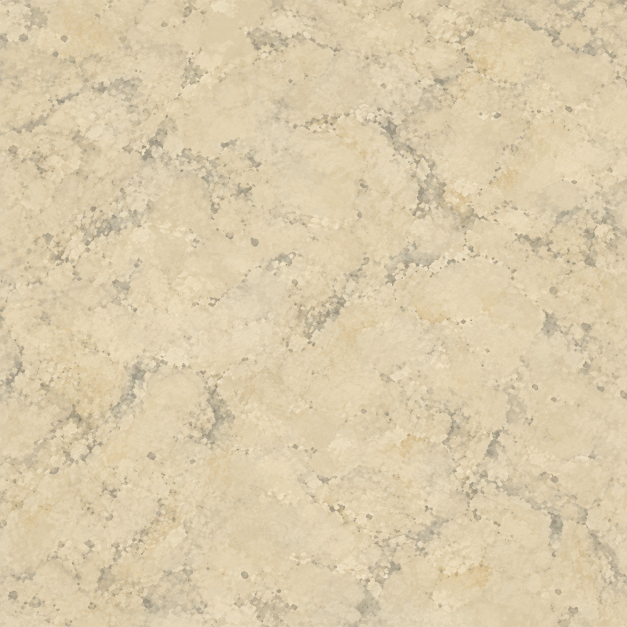
#> input picture docs/2d-first-pieces/board-art/source/light-stone.png, 1254 x 1254 px (shown at 1/2 size); its folder holds 2 pictures in this run
$ python compose-board.py
#> lines starting #> are read from the running program, lines starting #| are printed output that depends on the picture; after the words box and inside, x2 and y2 are one past the last pixel; in counts of white or black regions, pixels touching at a corner belong together
"""Compose the painted stone board from the two generated stone textures.

Inspired by the centre 2x2 (capital) of the original King Down board, without its gold: cream
limestone and charcoal slate squares with chamfered corners, a thin red-brown outline, a soft
painted bevel and dark grout. The grid is exact because each square is cut from the textures
here, not drawn by the image model. Deterministic (fixed seed).

    python3 docs/2d-first-pieces/board-art/compose-board.py
"""
from pathlib import Path
import random
import numpy as np
from PIL import Image, ImageDraw

here = Path(__file__).parent
BOARD, N = 1024, 8
T = BOARD // N            # 128 px per square
GAP = 4                   # grout between squares
INNER = T - GAP
CHAMFER = 9               # corner cut, as on the reference tiles
CROP = 330                # texture pixels per square: keeps the veins at the reference's scale
GROUT = (35, 28, 24)
OUTLINE = (74, 42, 32, 170)

stones = {kind: Image.open(here / f'source/{kind}-stone.png').convert('RGB') for kind in ('light', 'dark')}
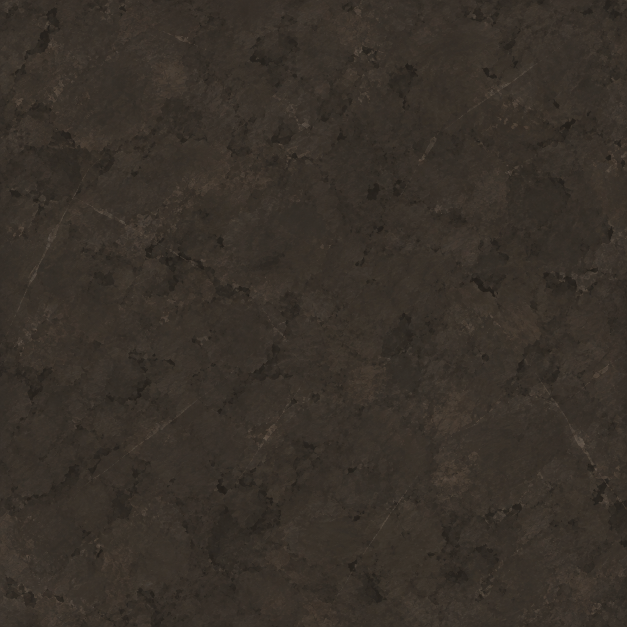
#> input picture docs/2d-first-pieces/board-art/source/dark-stone.png, 1254 x 1254 px (shown at 1/2 size)
#> stones = 2 items

def grain_pixels(tile, contrast=0.75):
    # Keep each full-size crop's mean, so nearby tiles keep their own colours.
    pixels = np.asarray(tile, np.float64)
    mean = pixels.mean(axis=(0, 1), keepdims=True)
    return mean + contrast * (pixels - mean)

def chamfer_polygon(size, cut):
    return [(cut, 0), (size - 1 - cut, 0), (size - 1, cut), (size - 1, size - 1 - cut),
            (size - 1 - cut, size - 1), (cut, size - 1), (0, size - 1 - cut), (0, cut)]

mask = Image.new('L', (INNER, INNER), 0)
#> mask: PIL image 124x124 L; every value is 0
ImageDraw.Draw(mask).polygon(chamfer_polygon(INNER, CHAMFER), fill=255)
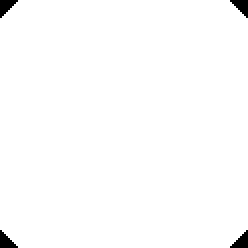
#> mask: PIL image 124x124 L (shown 2 times larger); 98.8% white; 4 black regions, box (x1, y1, x2, y2) and area: (0, 0, 9, 9) 45, (115, 0, 124, 9) 45, (0, 115, 9, 124) 45, (115, 115, 124, 124) 45
# Painted bevel: light along the top and left edges, shade along the bottom and right.
y, x = np.mgrid[0:INNER, 0:INNER].astype(np.float32)
edge = 7.0
light = np.clip(1 - np.minimum(x, y) / edge, 0, 1)
shade = np.clip(1 - np.minimum(INNER - 1 - x, INNER - 1 - y) / edge, 0, 1)
bevel = (1 + 0.16 * light - 0.22 * shade)[..., None]

def compose_board(contrast=0.75):
#> called with contrast = 0.75
    rng = random.Random(1)
    board = Image.new('RGB', (BOARD, BOARD), GROUT)
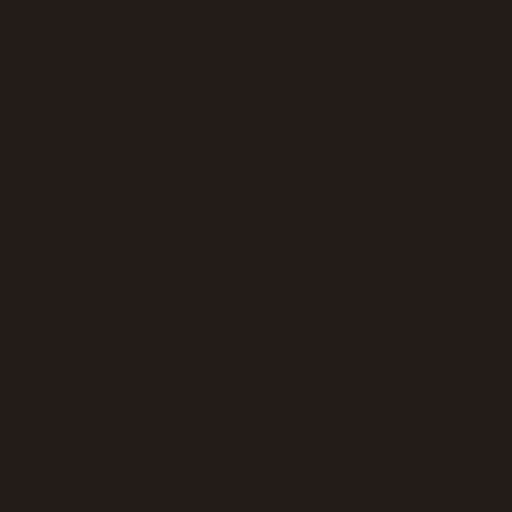
#> board: PIL image 1024x1024 RGB (shown at 1/2 size); mean R, G, B 35, 28, 24
    for row in range(N):
        for col in range(N):
            kind = 'light' if (row + col) % 2 == 0 else 'dark'   # row 0 is rank 8: a8 is light, a1 dark
            src = stones[kind]
            ox, oy = rng.randrange(0, src.width - CROP), rng.randrange(0, src.height - CROP)
            crop = src.crop((ox, oy, ox + CROP, oy + CROP))
            pixels = grain_pixels(crop, contrast)
            # Resize float channels to keep the exact 0.75 gain until the final RGB export.
            tile = np.stack([np.asarray(Image.fromarray(pixels[..., c].astype(np.float32)).resize(
                (INNER, INNER), Image.Resampling.LANCZOS)) for c in range(3)], axis=-1)
            tile = np.rot90(tile, rng.randrange(4))
            if rng.random() < 0.5:
                tile = np.fliplr(tile)
            tone = 1 + rng.uniform(-0.035, 0.035)                  # hand-laid stones differ slightly
            arr = tile * bevel * tone
            tile = Image.fromarray(np.clip(arr, 0, 255).astype(np.uint8))
            overlay = Image.new('RGBA', (INNER, INNER))
            ImageDraw.Draw(overlay).polygon(chamfer_polygon(INNER, CHAMFER), outline=OUTLINE, width=2)
            tile = Image.alpha_composite(tile.convert('RGBA'), overlay).convert('RGB')
            board.paste(tile, (col * T + GAP // 2, row * T + GAP // 2), mask)
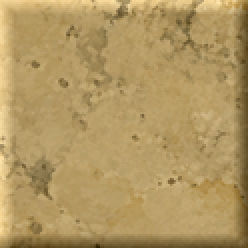
#> arr: shape (124, 124, 3) float32 (shown 2 times larger); mean R, G, B 222.9, 207.1, 174.7; drawn with min black and max white
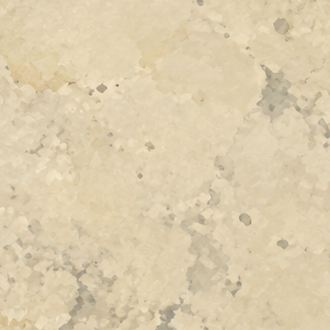
#> crop: PIL image 330x330 RGB; mean R, G, B 220.5, 204.9, 172.9
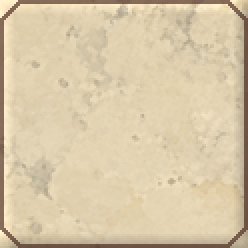
#> tile: PIL image 124x124 RGB (shown 2 times larger); mean R, G, B 216.5, 200.1, 168.6
    return board

if __name__ == '__main__':
    board = compose_board()
    board.save(here / 'stone-board.png')
    board.save(here / 'stone-board.webp', 'WEBP', quality=86, method=6)
    board.resize((640, 640), Image.Resampling.LANCZOS).save(
        here.parents[2] / 'public/ui/stone-board.webp', 'WEBP', quality=80, method=6)
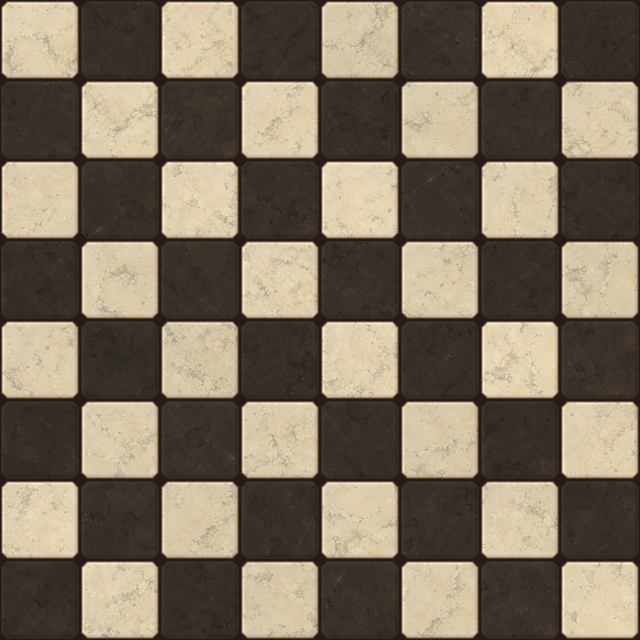
#> saved as stone-board.webp: PIL image 640x640 RGB; mean R, G, B 126.2, 114.5, 96.6
    print('wrote the board PNG and both WebP copies')
